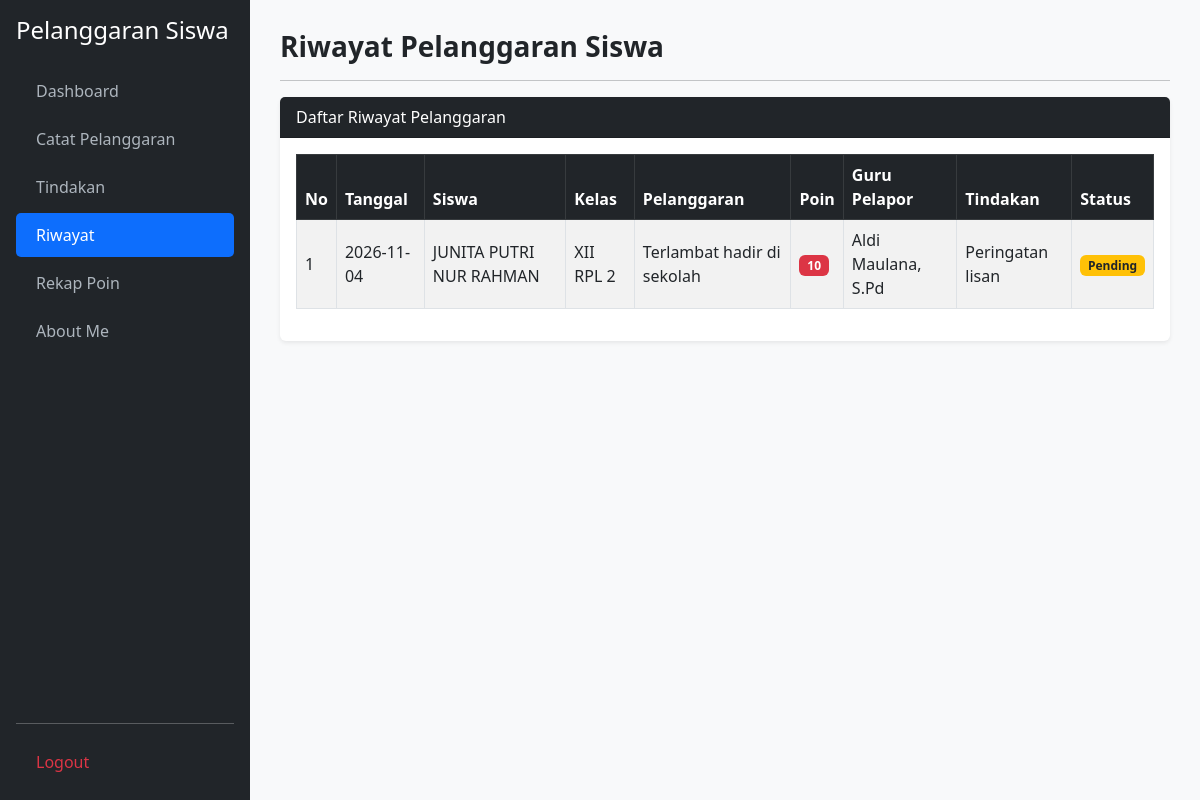
The app's page /riwayat.php, older data.
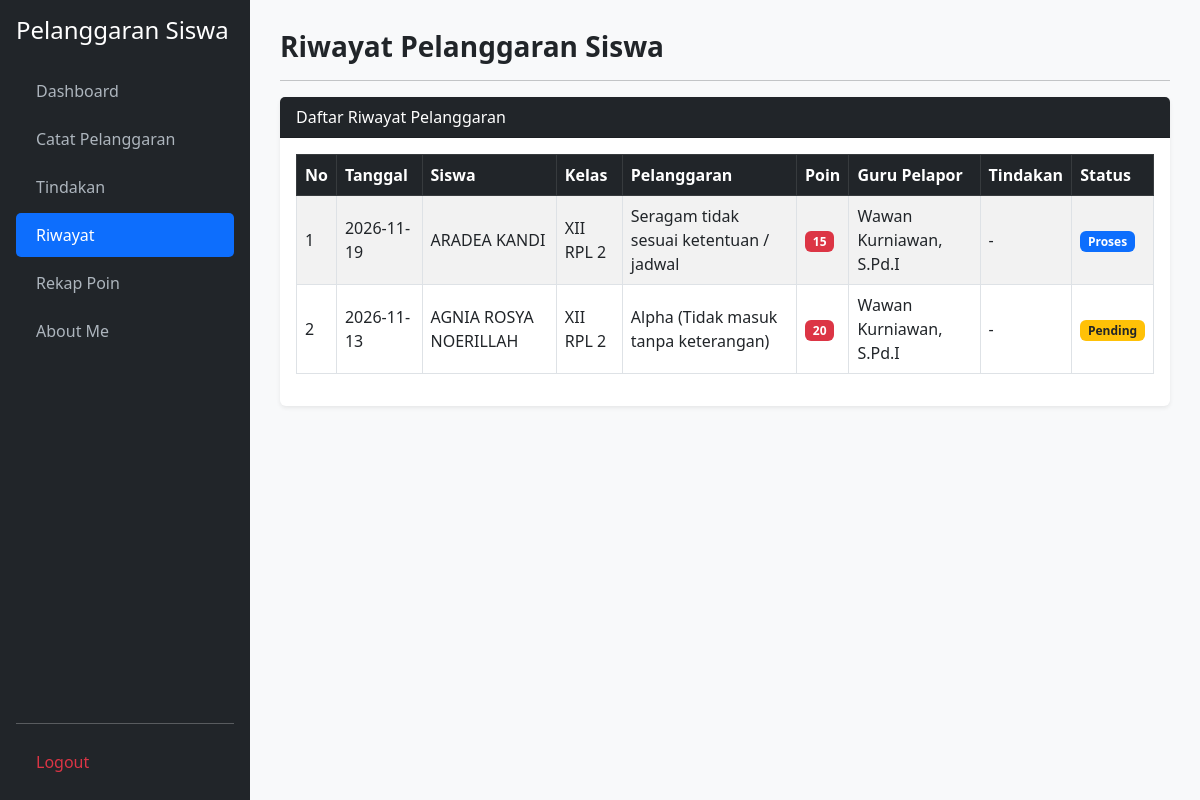
The same page, newer data.
### tables this page shows
CREATE TABLE `t_pelanggaran_siswa` (
  `id` int(11) NOT NULL,
  `tahun_ajaran_id` int(11) NOT NULL,
  `siswa_id` int(11) NOT NULL,
  `nama_siswa` varchar(150) DEFAULT NULL,
  `kelas_id` int(11) NOT NULL,
  `nama_kelas` varchar(100) DEFAULT NULL,
  `pelanggaran_id` int(11) NOT NULL,
  `nama_pelanggaran` varchar(150) DEFAULT NULL,
  `pelanggaran_kategori_id` int(11) NOT NULL,
  `guru_id` int(11) NOT NULL,
  `nama_guru` varchar(150) DEFAULT NULL,
  `tanggal` date NOT NULL,
  `keterangan` text DEFAULT NULL,
  `poin` int(11) DEFAULT NULL,
  `tindakan` text DEFAULT NULL,
  `status` varchar(30) DEFAULT NULL,
  `created_at` timestamp NULL DEFAULT NULL,
  `updated_at` timestamp NULL DEFAULT NULL
);

### riwayat.php (the view, shortened to what this page needs)
<?php
require_once 'koneksi.php';
function e($val) { return htmlspecialchars((string)($val ?? ''), ENT_QUOTES, 'UTF-8'); }
$query = mysqli_query($koneksi, "SELECT * FROM t_pelanggaran_siswa ORDER BY tanggal DESC, id DESC");
?>
<!DOCTYPE html>
<html lang="id">
<head>
    <link href="https://cdn.jsdelivr.net/npm/bootstrap@5.3.0/dist/css/bootstrap.min.css" rel="stylesheet">
    <link href="https://cdn.datatables.net/2.3.4/css/dataTables.bootstrap5.min.css" rel="stylesheet">
</head>
<body>
<div class="sidebar d-flex flex-column p-3">
    <h4 class="text-white mb-4">Pelanggaran Siswa</h4>
    <ul class="nav nav-pills flex-column mb-auto">
        <li class="nav-item mb-1"><a href="dashboard.php">Dashboard</a></li>
        <li class="nav-item mb-1"><a href="catat_pelanggaran.php">Catat Pelanggaran</a></li>
        <li class="nav-item mb-1"><a href="tindakan.php">Tindakan</a></li>
        <li class="nav-item mb-1"><a href="riwayat.php" class="active">Riwayat</a></li>
        <li class="nav-item mb-1"><a href="rekap_poin.php">Rekap Poin</a></li>
        <li class="nav-item mb-1"><a href="about_me.php">About Me</a></li>
    </ul>
    <hr><a href="logout.php" class="text-danger" onclick="return confirm('Yakin ingin keluar?')">Logout</a>
</div>
<div class="main">
    <h3 class="fw-bold mb-3">Riwayat Pelanggaran Siswa</h3>
   <hr>
    <div class="card border-0 shadow-sm">
        <div class="card-header bg-dark text-white">Daftar Riwayat Pelanggaran</div>
        <div class="card-body">
            <div class="table-responsive">
                <table id="tabelRiwayat" class="table table-bordered table-striped align-middle w-100">
                    <thead class="table-dark">
                        <tr>
                            <th>No</th><th>Tanggal</th><th>Siswa</th><th>Kelas</th>
                            <th>Pelanggaran</th><th>Poin</th><th>Guru Pelapor</th><th>Tindakan</th><th>Status</th>
                        </tr>
                    </thead>
                    <tbody>
                    <?php $no = 1; while ($row = mysqli_fetch_assoc($query)):
                        $status = $row['status'] ?? 'Pending';
                        $bg = match($status) { 'Selesai' => 'success', 'Proses' => 'primary', default => 'warning text-dark' };
                    ?>
                        <tr>
                            <td><?= $no++; ?></td>
                            <td><?= e($row['tanggal']); ?></td>
                            <td><?= e($row['nama_siswa']); ?></td>
                            <td><?= e($row['nama_kelas']); ?></td>
                            <td><?= e($row['nama_pelanggaran']); ?></td>
                            <td><span class="badge bg-danger"><?= e($row['poin']); ?></span></td>
                            <td><?= e($row['nama_guru']); ?></td>
                            <td><?= !empty($row['tindakan']) ? e($row['tindakan']) : '<span class="text-muted fst-italic">Belum ada</span>'; ?></td>
                            <td><span class="badge bg-<?= $bg; ?>"><?= e($status); ?></span></td>
                        </tr>
                    <?php endwhile; ?>
                    </tbody>
                </table>
            </div>
        </div>
    </div>
</div>
</body>
</html>

Row changes from the older to the newer data that the page shows:
removed t_pelanggaran_siswa: tanggal "2026-11-04", nama_siswa "JUNITA PUTRI NUR RAHMAN", nama_kelas "XII RPL 2", nama_pelanggaran "Terlambat hadir di sekolah", poin "10", nama_guru "Aldi Maulana, S.Pd", tindakan "Peringatan lisan", status "Pending"
added t_pelanggaran_siswa: tanggal "2026-11-19", nama_siswa "ARADEA KANDI", nama_kelas "XII RPL 2", nama_pelanggaran "Seragam tidak sesuai ketentuan / jadwal", poin "15", nama_guru "Wawan Kurniawan, S.Pd.I", tindakan "-", status "Proses"
added t_pelanggaran_siswa: tanggal "2026-11-13", nama_siswa "AGNIA ROSYA NOERILLAH", nama_kelas "XII RPL 2", nama_pelanggaran "Alpha (Tidak masuk tanpa keterangan)", poin "20", nama_guru "Wawan Kurniawan, S.Pd.I", tindakan "-", status "Pending"
